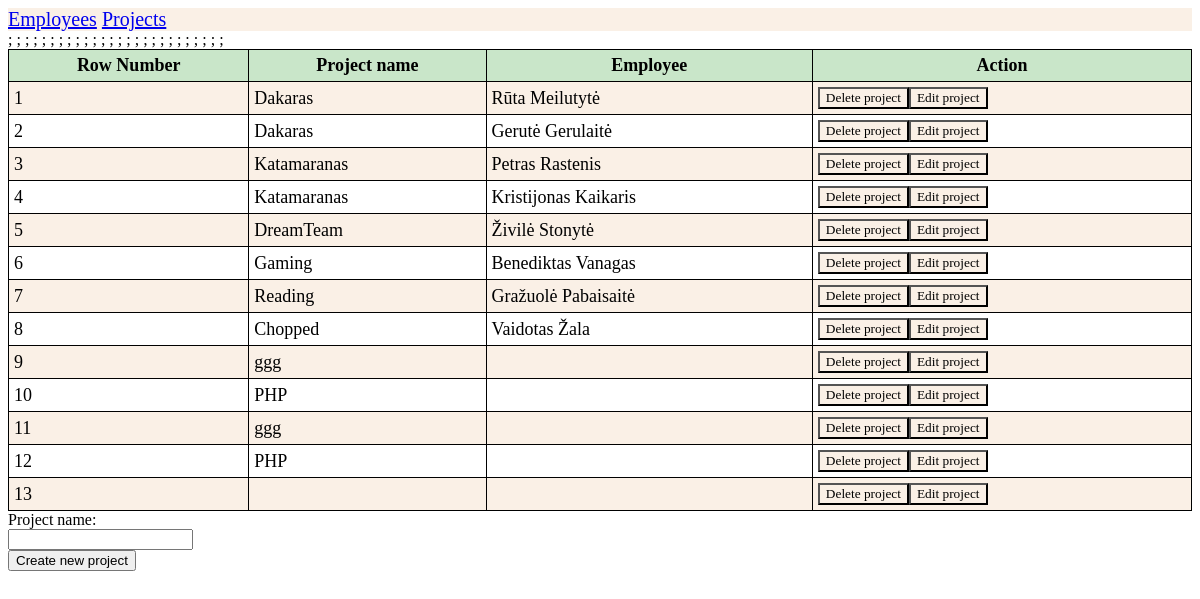
The app's page /projects.php with its own data.
### tables this page shows
CREATE TABLE `projects` (
  `id_projects` int(11) NOT NULL AUTO_INCREMENT,
  `p_name` varchar(45) NOT NULL,
  PRIMARY KEY (`id_projects`)
);

CREATE TABLE `emploees` (
  `id` int(11) NOT NULL AUTO_INCREMENT,
  `f_name` varchar(45) NOT NULL,
  `l_name` varchar(45) NOT NULL,
  PRIMARY KEY (`id`)
);

### projects.php (the view, shortened to what this page needs)
<!DOCTYPE html>
<html lang="en">
<head>
    <link rel="stylesheet" href="stylesheet.css">
</head>
<body>
    <header>
    <a href="./index.php">Employees</a>
    <a href="./projects.php">Projects</a>
    </header>
<?php
$servername = "localhost";
$username = "root";
$password = "mysql";
$dbname = "sprint2";
$conn_p = mysqli_connect($servername, $username, $password, $dbname);
$sql_p = "SELECT projects.id_projects, projects.p_name, emploees.f_name, emploees.l_name FROM projects
LEFT JOIN emploees_projects ON projects.id_projects = emploees_projects.id_projects
LEFT JOIN emploees ON emploees.id = emploees_projects.id_emploees";
$result_p = mysqli_query($conn_p, $sql_p);
print "<table >
<tr>
    <th>Row Number</th>
    <th>Project name</th>
    <th>Employee</th>
    <th>Action</th>
</tr>";
$c=1;
while($row_p = mysqli_fetch_array($result_p))
{
    print( '<tr>
     <td>' . $c .'</td>
     <td>' . $row_p['p_name'] . '</td>;
     <td>' . $row_p['f_name'] . ' ' . $row_p['l_name'] .'</td>;
     <td>
     ' . '<a href="?action=delete&id_projects=' . $row_p['id_projects'] . '">
     <button onclick="return confirm(\'Delete?\')" >Delete project</button></a>'
     . '<a href="?action=edit_e&id=' . $row_e['id'] . '">
     <button>Edit project</button></a>' .
     '</td></tr>');
  $c++;
}
echo "</table>";
?>
<form action="" method="GET">
        <label for="p_name">Project name: </label><br>
        <input type="text" id="p_name" name="p_name"><br>
        <input type="submit" name="create_proj" value="Create new project">
    </form>
<body>
</html>

### stylesheet.css (style rules this page uses)
header { font-family: Cambria, Cochin, Georgia, Times, 'Times New Roman', serif; color:black; background-color: linen; font-size: 20px; }
table { width:100%; font-family: Cambria, Cochin, Georgia, Times, 'Times New Roman', serif; border-collapse: collapse; }
th, td { padding: 5px; border: 1px solid black; font-size: 18px; }
th { background-color: rgb(201, 230, 201); }
tr:nth-child(even) { background-color: linen; }
tr:nth-child(odd) { background-color: #fff; }
button { float: left; background-color: linen; font-family: Cambria, Cochin, Georgia, Times, 'Times New Roman', serif; border-collapse: collapse; margin-left: 15 px; }

### records on screen
projects: p_name "Dakaras", emploees.f_name "Rūta", emploees.l_name "Meilutytė", emploees.f_name "Gerutė", emploees.l_name "Gerulaitė"
projects: p_name "Katamaranas", emploees.f_name "Petras", emploees.l_name "Rastenis", emploees.f_name "Kristijonas", emploees.l_name "Kaikaris"
projects: p_name "DreamTeam", emploees.f_name "Živilė", emploees.l_name "Stonytė"
projects: p_name "Gaming", emploees.f_name "Benediktas", emploees.l_name "Vanagas"
projects: p_name "Reading", emploees.f_name "Gražuolė", emploees.l_name "Pabaisaitė"
projects: p_name "Chopped", emploees.f_name "Vaidotas", emploees.l_name "Žala"
projects: p_name "ggg"
projects: p_name "PHP"
projects: p_name "ggg"
projects: p_name "PHP"
